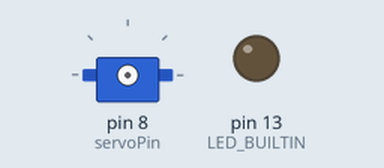
Recording of a sketch running on a simulated Arduino Uno, built with avr-gcc and run on an emulated ATmega328P. On the bench: servo, output pins drawn as LEDs (lit = HIGH).

Above: at 0.1 s.
At 35.1 s:
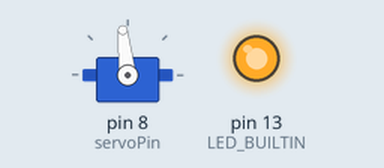
Timing chart, 0 to 40.0 s (numbered marks = the images above):
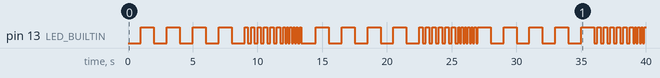

Measured:
- by itself, pin 13 (LED_BUILTIN): LOW → HIGH at 1.0 s, → LOW 1.0 s later, → HIGH 1.0 s later, → LOW 1.0 s later, … (93 changes in this stretch)

The sketch:

main.ino
```cpp
#include <Servo.h>

Servo continuousServo;

// Determine general properties
const int servoPin = 8;
const int servoSpeed = 3;

// Map the servo speed value to a .writeMicroseconds() unit
const int mappedServoSpeed = map(servoSpeed, -50, 50, 1000, 2000);

// Determine the LED behavior properties
unsigned long previousTimeLedBlinked = 0;
const unsigned long ledBlinkDelay = 1000;
byte ledState = LOW;

// Determine the release properties
unsigned long previousTimeRelease = 0;
const unsigned long releaseDelay = 12000;
const int releaseDuration = 1500;

// Declare the time properties
unsigned long timeNow = 0;
unsigned long timeReset = 0;

void setup() {
  pinMode(LED_BUILTIN, OUTPUT);
}

void loop() {
  // Start a stopwatch
  timeNow = millis() - timeReset;

  // Adjust the LED behavior accordingly to the release delay
  if (releaseDelay - timeNow <= 3000) {
    blink(ledBlinkDelay/4);
  }
  else {
  blink(ledBlinkDelay);
  }
  release();
}

void release() {
  // Check if the passed time is between the release range
  if ((timeNow > releaseDelay) && (timeNow <= releaseDelay + releaseDuration)) {
    blink(ledBlinkDelay/8);
    continuousServo.attach(servoPin);
    continuousServo.writeMicroseconds(mappedServoSpeed);
  }
  else if (timeNow > releaseDelay + releaseDuration) {
    continuousServo.detach();
    // Reset the stopwatch
    timeReset = millis();
  }
}

void blink(unsigned long blinkDelay) {
  // Make the LED blink
  if (timeNow - previousTimeLedBlinked >= blinkDelay) {
    previousTimeLedBlinked = timeNow;
    if (ledState == HIGH) {
      ledState = LOW;
    }
    else {
      ledState = HIGH;
    }
    digitalWrite(LED_BUILTIN, ledState);
  }
}
```
